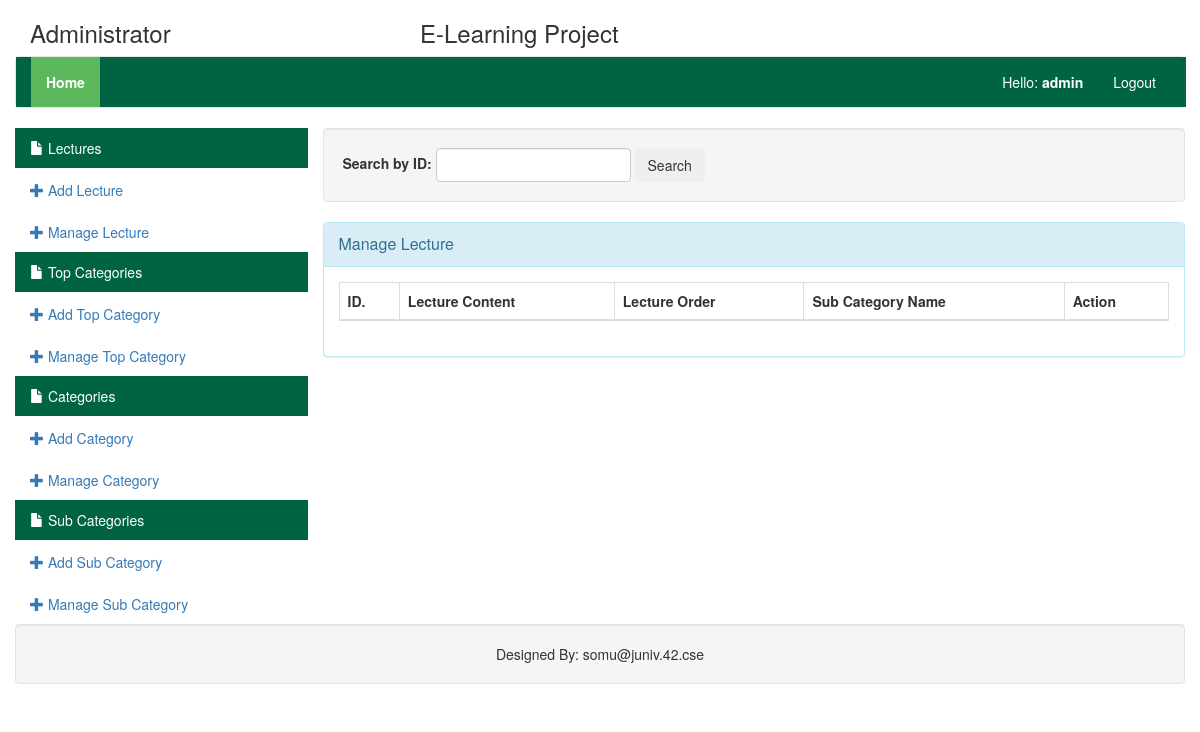
/admin/manage_lecture.php (signed in), run on an earlier commit of the app's database.
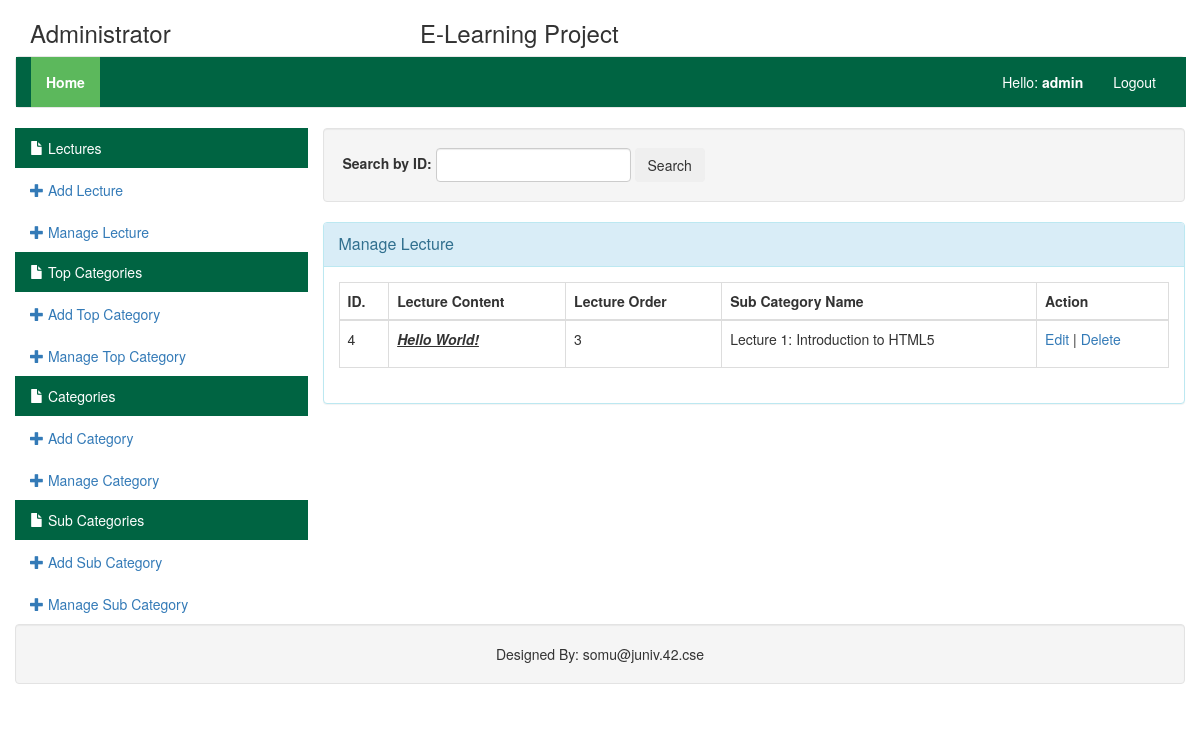
And on a later commit of the database.
### tables this page shows
CREATE TABLE `table_lecture` (
  `lecture_id` int(11) NOT NULL,
  `lecture_content` longtext NOT NULL,
  `lecture_order` int(11) NOT NULL,
  `sub_category_id` int(11) NOT NULL
);

CREATE TABLE `table_sub_category` (
  `sub_category_id` int(11) NOT NULL,
  `sub_category_name` varchar(200) NOT NULL,
  `sub_category_order` int(11) NOT NULL,
  `category_id` int(11) NOT NULL
);

### admin/manage_lecture.php (the view, shortened to what this page needs)
<?php
	include "../connection.php";
 ?>
<?php include "header.php"; ?>
	<div class="row" style="padding-left: 0px; padding-right: 0px;">
		<div class="col-lg-3 col-md-3 col-sm-3 col-xs-12" style="padding-left: 0px; padding-right: 0px;">
			<?php include "left_menu.php"; ?>
		</div>
		<div class="col-lg-9 col-md-9 col-sm-9 col-xs-12" style="padding-right: 0px;">
			<div class="well">
				<form method="post" class="form-inline" id="form_search" action='<?php echo $_SERVER["PHP_SELF"]; ?>'>
					<div class="form-group">
						<label>Search by ID:</label>
						<input type="text" class="form-control" name="search_text" id="search_text">
					</div>
					<button type="submit" class="btn btn-deafult" name="btn_search" id="btn_search">Search</button>
				</form>
			</div>
			<div class="panel panel-info">
				<div class="panel-heading">
					<div class="panel-title">Manage Lecture</div>
				</div>
				<div class="panel-body">
					<table class="table table-hover table-bordered">
					    <thead>
					      <tr>
					      	<th>ID.</th>
					        <th>Lecture Content</th>
					        <th>Lecture Order</th>
					        <th>Sub Category Name</th>
					        <th>Action</th>
					      </tr>
					    </thead>
					    <tbody>
					      <?php
					      	$qry = "";
					      	if (isset($_POST["btn_search"])) {
					      		$qry = mysqli_query($con, "select * from table_lecture inner join table_sub_category on table_lecture.sub_category_id = table_sub_category.sub_category_id where lecture_id like '%".mres($con, $_POST["search_text"])."%' order by lecture_order asc");
					      	}
					      	else {
					      		$qry = mysqli_query($con, "select * from table_lecture inner join table_sub_category on table_lecture.sub_category_id = table_sub_category.sub_category_id order by lecture_order asc");
					      	}
					      	while ($row = $qry->fetch_assoc()) {
					      		echo '<tr>';
					      		echo '<td>'.$row["lecture_id"]."</td><td>".substr($row["lecture_content"], 0, 50)."</td><td>".$row["lecture_order"]."</td><td>".$row["sub_category_name"]."</td><td><a href='edit_lecture.php?edit_id=".$row["lecture_id"]."'>Edit</a> | <a href='?delete_id=".$row["lecture_id"]."' onclick=\"return confirm('Are you sure to delete this item?');\"> Delete</td>";
					      		echo '</tr>';
					      	}
					       ?>
					    </tbody>
					</table>
				</div>
			</div>
		</div>
	</div>
<?php include "footer.php"; ?>

What changed in the data, as far as the page shows it:
added table_lecture: lecture_id "4", lecture_content "Hello World!", lecture_order "3", sub_category.sub_category_name "Lecture 1: Introduction to HTML5"
